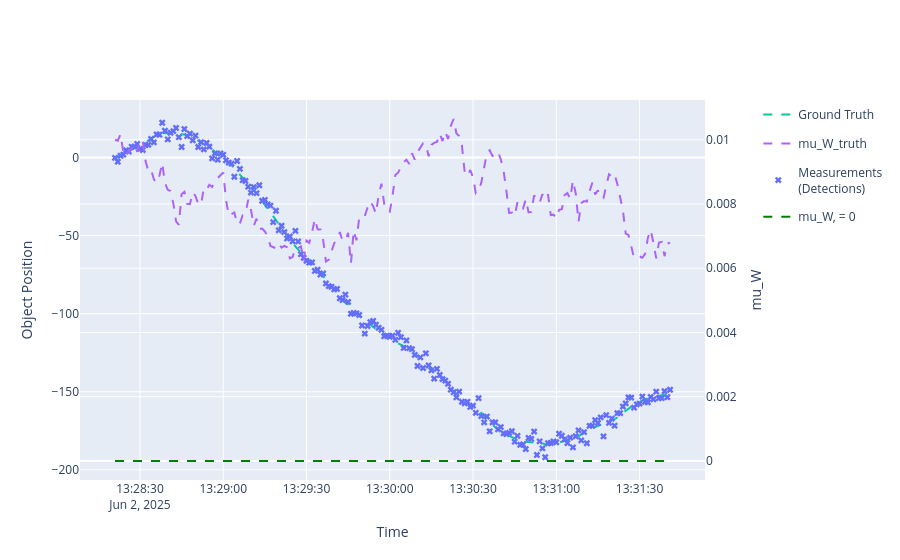

This figure's notebook cell:
### Code cell
position_plotter.plot_measurements(measurements, [0], marker=dict(symbol="x"))
position_plotter.fig

### Figure 1 — Plotly figure (JSON) as saved in the notebook; plotly's stock layout.template omitted (floating-point values rounded to 4 significant figures; data arrays with more than 128 entries replaced by an {"elided": "..."} marker saying what was removed)
{"data": [{"line": {"color": "green", "dash": "dash"}, "name": "mu_W, = 0", "type": "scatter", "x": {"elided": "201 str values"}, "xaxis": "x", "y": {"elided": "201 int values"}, "yaxis": "y2"}, {"legendgroup": "Ground Truth", "legendrank": 100, "line": {"dash": "dash"}, "mode": "lines", "name": "Ground Truth", "showlegend": true, "text": {"elided": "201 str values"}, "type": "scatter", "x": {"elided": "201 str values"}, "y": {"elided": "201 float values"}}, {"legendgroup": "mu_W_truth", "legendrank": 100, "line": {"dash": "dash"}, "mode": "lines", "name": "mu_W_truth", "showlegend": true, "text": {"elided": "201 str values"}, "type": "scatter", "x": {"elided": "201 str values"}, "xaxis": "x", "y": {"elided": "201 float values"}, "yaxis": "y2"}, {"legendgroup": "Measurements<br>(Detections)", "legendrank": 200, "marker": {"color": "#636EFA", "symbol": "x"}, "mode": "markers", "name": "Measurements<br>(Detections)", "showlegend": true, "text": {"elided": "201 str values"}, "type": "scatter", "x": {"elided": "201 str values"}, "y": {"elided": "201 float values"}}], "layout": {"colorway": ["#EF553B", "#00CC96", "#AB63FA", "#FFA15A", "#19D3F3", "#FF6692", "#B6E880", "#FF97FF", "#FECB52"], "xaxis": {"anchor": "y", "domain": [0, 0.94], "title": {"text": "Time"}}, "yaxis": {"anchor": "x", "domain": [0, 1], "title": {"text": "Object Position"}}, "yaxis2": {"anchor": "x", "overlaying": "y", "side": "right", "title": {"text": "mu_W"}}}}
